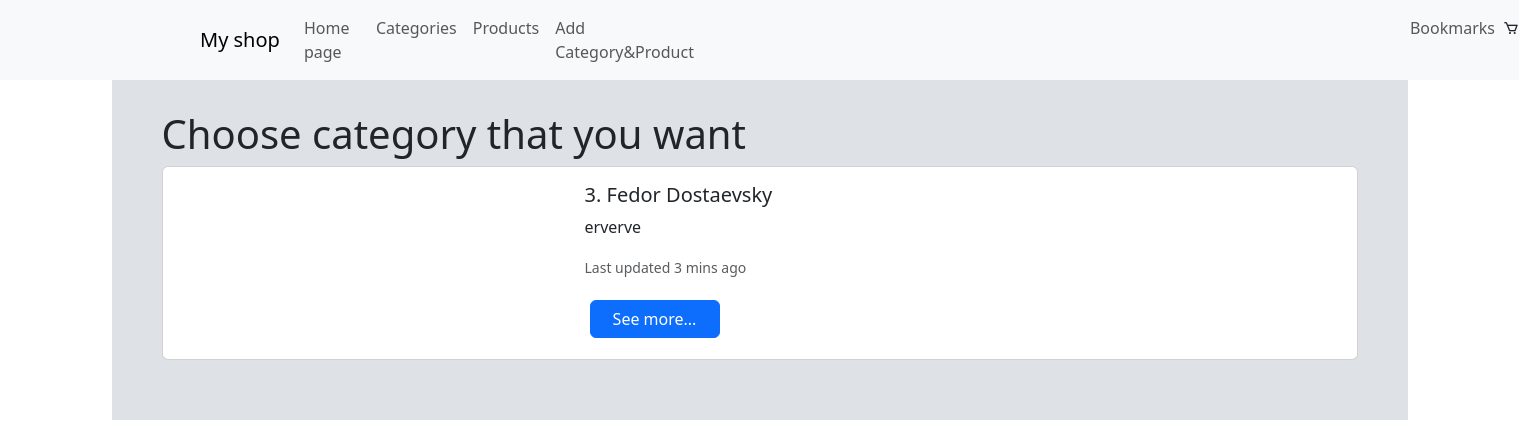
The page /category/ on the database its author committed.
### online_shop/models.py (models this page shows)
class Category(models.Model):
    name = models.CharField(max_length=100, null=False, blank=False, verbose_name='Category Name')
    description = models.TextField(max_length=500, null=True, blank=True, verbose_name="Description")
    category_img = models.ImageField(null=True, blank=True, upload_to='images/', verbose_name="category image")
    def __str__(self):
        return f"{self.name} - {self.description}"

### online_shop/views.py (the view)
# urls.py: path('category/', category_list_view, name='category_list'),
def category_list_view(request):
    categories = Category.objects.all()
    print(categories)
    return render(request, 'category/list.html', {'categories': categories})

### templates/category/list.html (shortened to what this page needs)
{% extends 'base.html' %}
{% load static %}
{% block content %}
    <div class="category">
    <h1>Choose category that you want</h1>
    {% for category in categories %}
        <div class="card category_items" style="max-width: 100%;">
              <button type="button", class="list-group-item list-group-item-action" aria-current="true">
                  <div class="row no-gutters">
                <div class="col-md-4">
                </div>
                <div class="col-md-8">
                  <div class="card-body">
                    <h5 class="card-title">{{ category.id }}. {{ category.name }}</h5>
                    <p class="card-text">{{ category.description }}</p>
                    <p class="card-text"><small class="text-muted">Last updated 3 mins ago</small></p>
                      <a href="{% url 'category_detail' category.id %}" class="btn btn-primary" style="margin: 5px; width: 130px">See more...</a>
                  </div>
                </div>
                </div>
              </button>
        </div>
    {% endfor %}
    </div>
{% endblock %}

### static/css/style.css (style rules this page uses)
body { margin: 0; }
.category { background-color: #dee2e6; padding: 30px 50px 30px 50px; }
.category_items { margin-bottom: 30px; }

### rows shown on the page
Category: id "3", name "Fedor Dostaevsky", description "erverve"
